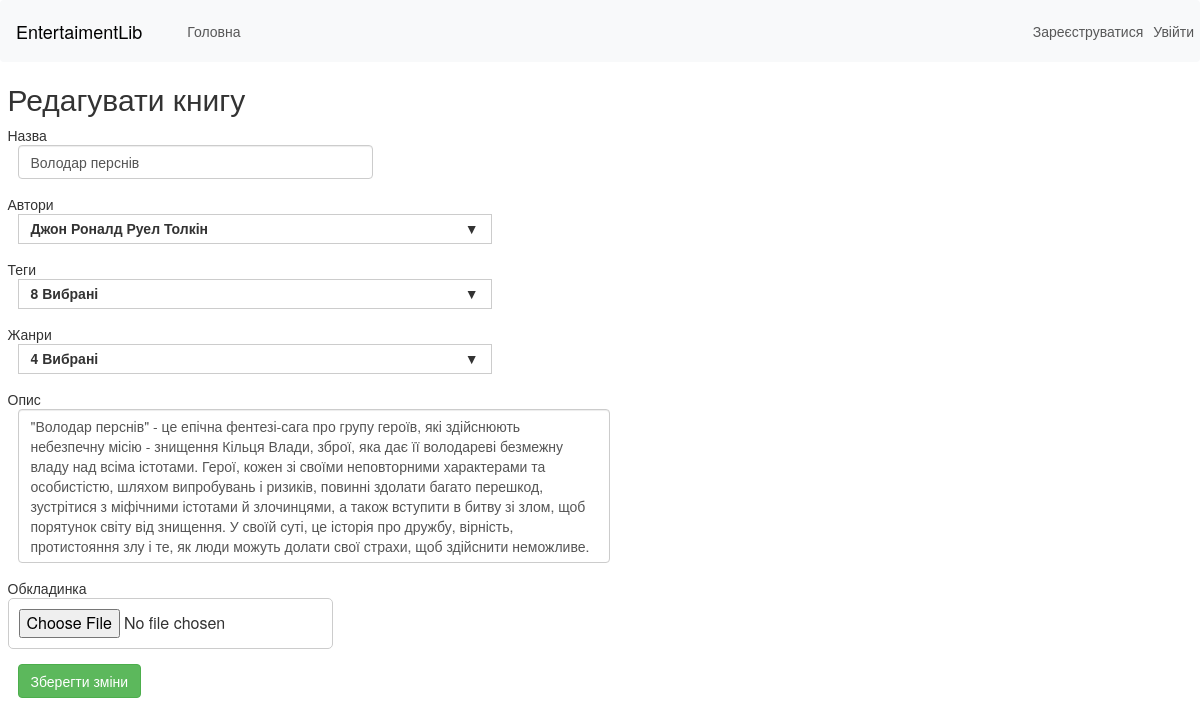
/edit/Володар перснів, run on the app's committed database.
### Library/models.py (models this page shows, shortened)
class Book(models.Model):
    title = models.CharField(max_length=200, verbose_name='Назва', unique=True)
    authors = models.ManyToManyField(Author, verbose_name='Автори')
    tags = models.ManyToManyField(Tag, verbose_name='Теги')
    genres = models.ManyToManyField(Genre, verbose_name='Жанри')
    coverart = models.ImageField(upload_to="images/", default="", verbose_name='Зображення')
    description = models.TextField(verbose_name='Опис')

### Library/views.py (the view)
# urls.py: path('edit/<str:title>', views.edit, name="edit"),
def edit(request, title):
    if not check_user(request):
        return redirect('library')
    book = Book.objects.filter(title=title).first()
    if request.method == 'POST':
        form = ChangeElementForm(request.POST, request.FILES, instance=book)
        if form.is_valid():
            form.save()
            return redirect('show', title=book.title)
        else:
            errors = form.errors
            for field, error_msgs in errors.items():
                for error_msg in error_msgs:
                    print(f"Помилка у полі {field}: {error_msg}")
    else:
        form = ChangeElementForm(instance=book)
    return render(request, "library/edit.html", {
        "book": book,
        "authors": Author.objects.all(),
        "tags": Tag.objects.all(),
        "genres": Genre.objects.all(),
        "form": form,
        "header": 'Редагувати книгу',
        'authenticated' : request.user.is_authenticated,
        'user' : request.user
    })

### Library/models.py (called while the page is built)
    def __str__(self):
        return self.name;

    def __str__(self):
        return self.name;

    def __str__(self):
        return self.name;

### Library/templates/library/edit.html (shortened to what this page needs)
{% extends "layout.html" %}
{% block body %}
<div class="container-fluid">
    <div class="row d-flex flex-wrap justify-content-center">
        <h2>{{header}}</h2>
        <form method="post" action="{% url 'edit' title=book.title %}">
          <div class="form-group form-inline">
              {{form.title.label}}
              <br/>
              {{form.title}}
            </div>
          <div class="form-group form-inline">
              {{form.authors.label}}
              <br/>
              <div class="dropdown mx-sm-3" id="authorsDd" data-control="checkbox-dropdown" style="width: 40%;">
                  <label class="dropdown-label">Вибрати</label>
              </div>
          </div>
          <div class="form-group form-inline">
            {{form.tags.label}}
            <br/>
            <div class="dropdown mx-sm-3" id="tagsDd" data-control="checkbox-dropdown" style="width: 40%;">
              <label class="dropdown-label">Вибрати</label>
            </div>
        </div>
        <div class="form-group form-inline">
          {{form.genres.label}}
          <br/>
          <div class="dropdown mx-sm-3" id="genresDd" data-control="checkbox-dropdown" style="width: 40%;">
            <label class="dropdown-label">Виберіть</label>
          </div>
      </div>
      <div class="form-group">
        {{form.description.label}}
        {{form.description}}
    </div>
    <div class="form-group" style="width: 50%;">
      {{form.coverart.label}}
      {{form.coverart}}
    </div>
    <button type="submit" class="btn btn-success mx-sm-3">Зберегти зміни</button>
      </form>
    </div>
</div>
{% endblock body %}

### data on the page
Book: title "Володар перснів", description "\"Володар перснів\" - це епічна фентезі-сага про групу героїв, які здійснюють небезпечну місію - знищення Кільця Влади, зброї, яка дає її володареві безмежну владу над всіма істотами. Герої, кожен зі своїми неповторними характерами та особистістю, шляхом випробувань і ризиків, повинні здолати багато перешкод, зустрітися з міфічними істотами й злочинцями, а також вступити в битву зі злом, щоб порятунок світу від знищення. У своїй суті, це історія про дружбу, вірність, протистояння злу і те, як люди можуть долати свої страхи, щоб здійснити неможливе."

### other printed values
{{ header }} "Редагувати книгу"
